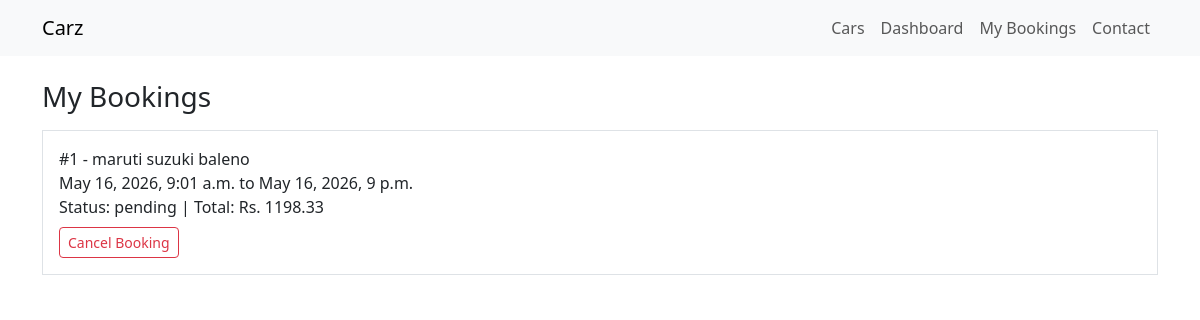
Screenshot of /bookings/my/ (signed in) with the database file from the repository.
### apps/bookings/models.py (models this page shows, shortened)
class Booking(models.Model):
    MIN_BOOKING_HOURS = 6
    class BookingType(models.TextChoices):
        SELF_DRIVE = "self_drive", "Self Drive"
        WITH_DRIVER = "with_driver", "With Driver"
    class Status(models.TextChoices):
        PENDING = "pending", "Pending"
        CONFIRMED = "confirmed", "Confirmed"
        ONGOING = "ongoing", "Ongoing"
        COMPLETED = "completed", "Completed"
        CANCELLED = "cancelled", "Cancelled"
    customer = models.ForeignKey(settings.AUTH_USER_MODEL, related_name="bookings", on_delete=models.CASCADE)
    car = models.ForeignKey(Car, related_name="bookings", on_delete=models.CASCADE)
    driver = models.ForeignKey(Driver, related_name="bookings", on_delete=models.SET_NULL, blank=True, null=True)
    start_datetime = models.DateTimeField(db_index=True)
    end_datetime = models.DateTimeField(db_index=True)
    booking_type = models.CharField(max_length=20, choices=BookingType.choices, default=BookingType.SELF_DRIVE)
    status = models.CharField(max_length=20, choices=Status.choices, default=Status.PENDING, db_index=True)
    base_amount = models.DecimalField(max_digits=12, decimal_places=2, default=0)
    driver_amount = models.DecimalField(max_digits=12, decimal_places=2, default=0)
    total_amount = models.DecimalField(max_digits=12, decimal_places=2, default=0)
    created_at = models.DateTimeField(auto_now_add=True)

### apps/cars/models.py (models this page shows, shortened)
class Car(models.Model):
    class FuelType(models.TextChoices):
        PETROL = "petrol", "Petrol"
        DIESEL = "diesel", "Diesel"
        CNG = "cng", "CNG"
        ELECTRIC = "electric", "Electric"
    class Transmission(models.TextChoices):
        MANUAL = "manual", "Manual"
        AUTOMATIC = "automatic", "Automatic"
    class Status(models.TextChoices):
        AVAILABLE = "available", "Available"
        BOOKED = "booked", "Booked"
        UNDER_SERVICE = "under_service", "Under Service"
        NOT_AVAILABLE = "not_available", "Not Available"
    brand = models.CharField(max_length=100, db_index=True)
    model = models.CharField(max_length=100, db_index=True)
    year = models.PositiveIntegerField()
    color = models.CharField(max_length=50)
    fuel_type = models.CharField(max_length=20, choices=FuelType.choices, db_index=True)
    transmission = models.CharField(max_length=20, choices=Transmission.choices)
    seating_capacity = models.PositiveSmallIntegerField(db_index=True)
    description = models.TextField(blank=True)
    is_driver_available = models.BooleanField(default=False, db_index=True)
    status = models.CharField(max_length=20, choices=Status.choices, default=Status.AVAILABLE, db_index=True)

### apps/bookings/views.py (the view)
# urls.py: path("my/", BookingHistoryView.as_view(), name="booking-history"),
class BookingHistoryView(LoginRequiredMixin, ListView):
    model = Booking
    template_name = "bookings/booking_history.html"
    context_object_name = "bookings"
    def get_queryset(self):
        return Booking.objects.select_related("car", "driver").filter(customer=self.request.user).order_by("-created_at")

### templates/bookings/booking_history.html (shortened to what this page needs)
{% extends "base.html" %}
{% block content %}
<h1 class="h3 mb-3">My Bookings</h1>
{% for booking in bookings %}
  <div class="border p-3 mb-2">
    #{{ booking.id }} - {{ booking.car.brand }} {{ booking.car.model }}
    <br>{{ booking.start_datetime }} to {{ booking.end_datetime }}
    <br>Status: {{ booking.status }} | Total: Rs. {{ booking.total_amount }}
    {% if booking.status != 'cancelled' and booking.status != 'completed' %}
    <br><a href="{% url 'booking-cancel' booking.id %}" class="btn btn-sm btn-outline-danger mt-2">Cancel Booking</a>
    {% endif %}
  </div>
{% empty %}<p>No bookings yet.</p>{% endfor %}
{% endblock %}

### rows the page displays
Booking: id "1", car.brand "maruti suzuki", car.model "baleno", start_datetime "May 16, 2026, 9:01 a.m.", end_datetime "May 16, 2026, 9 p.m.", status "pending", total_amount "1198.33", shows "Cancel Booking"
